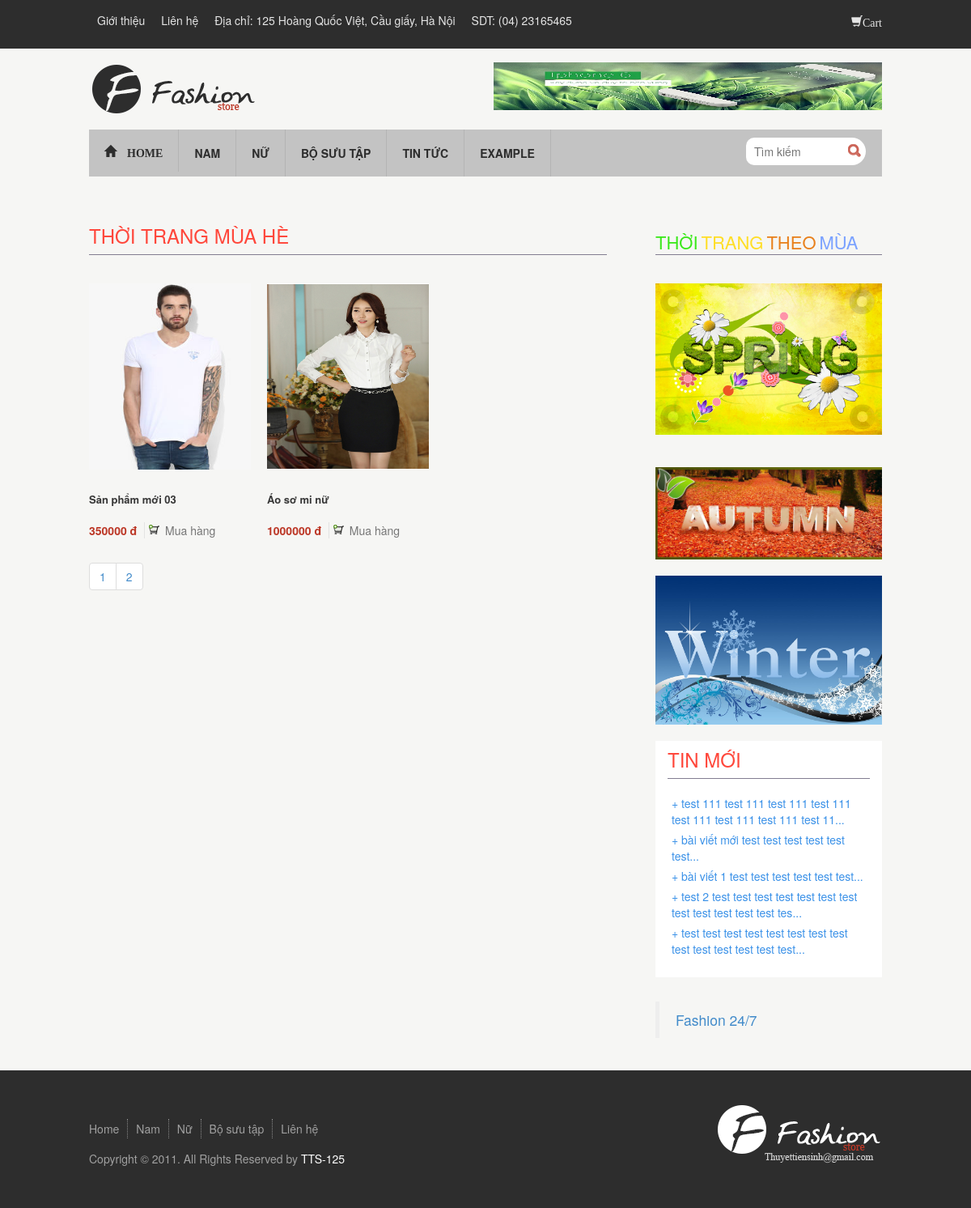
The app's page /index.php?controller=season_select&id=2 with its own data.
### tables this page shows
CREATE TABLE `tbl_advertise` (
  `pk_advertise_id` int(11) NOT NULL,
  `c_name` varchar(500) NOT NULL,
  `c_url` varchar(500) NOT NULL,
  `c_img` varchar(500) NOT NULL
);

CREATE TABLE `tbl_product` (
  `pk_product_id` int(11) NOT NULL,
  `fk_category_product_id` int(11) NOT NULL,
  `fk_season_id` int(11) NOT NULL,
  `c_name` varchar(500) NOT NULL,
  `c_description` varchar(4000) NOT NULL,
  `c_content` text NOT NULL,
  `c_img` varchar(1000) NOT NULL,
  `c_price` float NOT NULL,
  `c_hotproduct` int(11) NOT NULL DEFAULT '0',
  `c_selling_product` int(11) NOT NULL DEFAULT '0',
  `c_status` int(11) NOT NULL DEFAULT '1'
);

CREATE TABLE `tbl_season` (
  `pk_season_id` int(11) NOT NULL,
  `c_name` varchar(500) NOT NULL,
  `c_img` varchar(500) NOT NULL
);

CREATE TABLE `tbl_news` (
  `pk_news_id` int(11) NOT NULL,
  `c_name` varchar(500) NOT NULL,
  `c_description` varchar(1000) NOT NULL,
  `c_content` text NOT NULL,
  `c_img` varchar(500) NOT NULL
);

### index.php (called while the page is built, shortened)
<?php
	include "admin/model/model.php";
	$controller = isset($_GET["controller"]) ? $_GET["controller"]:"";
	$load_controller = "controller/controller_main.php";
	if(file_exists("controller/controller_".$controller.".php"))
		$load_controller = "controller/controller_".$controller.".php";
	include "view/view_layout.php";
?>

### controller/controller_advertise.php (called while the page is built)
<?php
	$arr_advertise = fetch_one("select * from tbl_advertise order by pk_advertise_id desc");
	include "view/view_advertise.php";
?>

### admin/model/model.php (called while the page is built, shortened)
<?php
	$db = mysqli_connect($hostname,$username,$password,$database);
	mysqli_set_charset($db,"UTF8");
	function fetch($sql){
		global $db;
		$result = mysqli_query($db,$sql);
		$arr = array();
		while($rows = mysqli_fetch_array($result))
			$arr[] = $rows;
		return $arr;
	}
	function fetch_one($sql){
		global $db;
		$query = mysqli_query($db,$sql);
		return mysqli_fetch_array($query);
	}
?>

### controller/controller_search.php (called while the page is built)
<?php
	include "view/view_search.php";
?>

### controller/controller_pagination.php (called while the page is built, shortened)
<?php
	$record_perpage = 15;
	$total_record = fetch_one("select count(*) as total from tbl_product");
	$num_page = ceil($total_record["total"]/$record_perpage);
	$page = isset($_GET["p"]) ? $_GET["p"]:0;
	$page = $page <= 0 ? 0:$page-1;
	$from = $page * $record_perpage;
?>

### controller/controller_season.php (called while the page is built)
<?php
	$arr_season = fetch("select * from tbl_season");
	include "view/view_season.php";
?>

### controller/controller_right.php (called while the page is built)
<?php include "controller/controller_season.php";?>
    <?php include "controller/controller_new_post.php";?>
    	<?php include "view/view_fanpage.php";?>

### controller/controller_new_post.php (called while the page is built)
<?php
	$arr_new_post = fetch("select * from tbl_news order by pk_news_id desc limit 0,5");
	include"view/view_new_post.php";
?>

### view/view_season_summer.php (the view)
<div id="main_content" class="colum_left">
    <div class="block">
        <h3 class="title_block">Thời trang mùa hè</h3>
        <div class="detail_block">
            <ul class="list_items">
                <?php
                   foreach ($arr_summer as $key) {
                ?>
                    <li>
                        <div class="thumb">
                            <a href="index.php?controller=detail_product&id=<?php echo $key["pk_product_id"];?>" class="full_img">
                                <img alt="" style="height:230px;"  src="<?php echo isset($key["c_img"]) ? $key["c_img"]:"" ;?>">
                            </a>
                        </div>
                        <div class="info">
                            <h2 class="title_items">
                                <a  href="index.php?controller=detail_product&id=<?php echo $key["pk_product_id"]?>" class="full_img"><?php echo $key["c_name"];?></a>
                            </h2>
                            <p>
                                <span class="price">
                                    <?php echo $key["c_price"];?> đ
                                </span>
                                <a class="buy" href="index.php?controller=cart&act=add&id=<?php echo $key["pk_product_id"];?>">Mua hàng</a>
                            </p>
                        </div>
                    </li>
                <?php } ?>
            </ul>
        </div>
    </div>
    <div class="clearfix">
        <ul class="pagination" style="margin: 0px; padding: 0px; ">
            <?php
                for($i=1; $i<=$num_page; $i++) {
            ?>
            <li><a href="index.php?controller=product&p=<?php echo $i;?>"><?php echo $i;?></a></li>
            <?php } ?>
        </ul>
    </div>
</div>

### view/view_layout.php (shortened to what this page needs)
<!DOCTYPE html PUBLIC>
<html>
<head>
    <link href="public/css/reset.css" rel="stylesheet" type="text/css"/>
    <link href="public/css/style.css" rel="stylesheet" type="text/css"/>
    <link href="public/bootstrap/css/bootstrap.min.css" rel="stylesheet" type="text/css"/>
    <link href="public/bootstrap/css/jquery-3.1.0.min.js" rel="stylesheet" type="text/js"/>
</head>
<body>
<div id="wrapper">
    <?php include "view/view_header.php";?>
    <div id="top_content" class="clearfix">
        <?php
            if(isset($load_controller))
                include $load_controller;
        ?>
            </div>
    </div>
    <?php include "view/view_footer.php";?>
</div>
</body>
</html>

### view/view_header.php
<div id="top_header" >
    <div class="wp_inner clearfix">
        <ul id="top_menu" class="clearfix">
            <li><a href="index.php?controller=about">Giới thiệu</a></li>
            <li><a href="index.php?controller=contact">Liên hệ</a></li>
            <li><a>Địa chỉ: 125 Hoàng Quốc Việt, Cầu giấy, Hà Nội</a></li>
            <li><a>SDT: (04) 23165465</a></li>
        </ul>
        <div id="action_cart">
            <a  href="index.php?controller=cart" class="glyphicon glyphicon-shopping-cart">Cart</a>
        </div>
    </div>
</div>
<div class="wp_inner">
    <div id="header">
        <div id="second_header">
            <div class="top clearfix">
                <a id="logo" href="index.php"><img alt=""   src="public/images/logo.png"/></a>
               <?php include "controller/controller_advertise.php";?>
            </div>
            <div id="wp_main_nav" class="clearfix" >
                <ul id="main_nav" >
                    <li class="<?php echo isset($_GET["controller"])&&$_GET["controller"]=="main"?"active_menu":"";?>"><a class="glyphicon glyphicon-home" href="index.php?controller=main"> Home</a></li>
                    <li class="<?php echo isset($_GET["controller"])&&$_GET["controller"]=="male"?"active_menu":"";?>"><a href="index.php?controller=male">Nam</a></li>
                    <li class="<?php echo isset($_GET["controller"])&&$_GET["controller"]=="female"?"active_menu":"";?>"><a href="index.php?controller=female">Nữ</a></li>
                    <li class="<?php echo isset($_GET["controller"])&&$_GET["controller"]=="gallery"?"active_menu":"";?>"><a href="index.php?controller=gallery">Bộ sưu tập</a></li>
                    <li class="<?php echo isset($_GET["controller"])&&$_GET["controller"]=="news"?"active_menu":"";?>"><a href="index.php?controller=news">Tin tức</a></li>
                    <li class="<?php echo isset($_GET["controller"])&&$_GET["controller"]=="example"?"active_menu":"";?>"><a href="index.php?controller=example">Example</a></li>
                </ul>
                <?php include "controller/controller_search.php";?>
            </div>
        </div>
    </div>

### view/view_advertise.php
 <div id="ads_1">
    <a href="<?php echo isset($arr_advertise['c_url'])?$arr_advertise['c_url']:"";?>"><img alt=""  src="./<?php echo isset($arr_advertise['c_img'])?$arr_advertise['c_img']:"";?>"></a>
</div>

### view/view_search.php
<div id="search">
    <form>
        <input type="text" placeholder="Tìm kiếm">
        <input type="submit" value="">
    </form>
</div>

### controller/controller_season_select.php (shortened to what this page needs)
<?php
	include "controller/controller_pagination.php";
	$id = isset($_GET["id"]) ? $_GET["id"]:0;
	if($id==1){
		$arr_spring = fetch("select * from tbl_product where fk_season_id = 1 and c_status = 1 order by pk_product_id desc limit $from,$record_perpage");
		include "view/view_season_spring.php";
		include "controller/controller_right.php";
	}
	else if($id==2){
			$arr_summer = fetch("select * from tbl_product where fk_season_id = 2 and c_status = 1 order by pk_product_id desc limit $from,$record_perpage");
			include "view/view_season_summer.php";
			include "controller/controller_right.php";
		}
?>

### view/view_season.php
<div id="sidebar" class="colum_right season_right">
    <div class="detail_season">
        <span class="title_block">
        <span style="color:#39E819;font-size:22px;">THỜI</span>
        <span style="color:#FFDE27;font-size:22px; ">TRANG</span>
        <span style="color:#E8801C;font-size:22px;">THEO</span>
        <span style="color:#7BA2FF;font-size:22px;">MÙA</span>
    </span>
    </div>
    <div class="ads">
        <?php
        foreach ($arr_season as $key) {
         ?>
            <div class="ads mgt20">
                <a href="index.php?controller=season_select&id=<?php echo $key["pk_season_id"];?>"><img alt="" style="max-width: 280px;" src="<?php echo isset($key["c_img"])?$key["c_img"]:"";?>"></a>
            </div>
        <?php }?>
    </div>

### view/view_new_post.php
<div class="block mgt20 exp_sidebar">
    <h2 class="title_block">Tin mới</h2>
    <div class="detail_block">
        <ul class="exp">
            <?php
                foreach ($arr_new_post as $key) {
            ?>
                <li><a href="index.php?controller=detail_news&id=<?php echo $key["pk_news_id"];?>">
                    <?php
                        $str = $key["c_name"];
                        echo "<span>+ </span>".substr($str, 0,70)."...";
                    ?>
                </a></li>
            <?php  } ?>
        </ul>
    </div>
</div>

### view/view_fanpage.php (shortened to what this page needs)
        <div style="margin-top: 30px; " class="fb-page" data-href="https://www.facebook.com/Fashion-247-1815355935362704/" data-tabs="timeline" data-height="350" data-small-header="false" data-adapt-container-width="true" data-hide-cover="false" data-show-facepile="true"><blockquote cite="https://www.facebook.com/Fashion-247-1815355935362704/" class="fb-xfbml-parse-ignore"><a href="https://www.facebook.com/Fashion-247-1815355935362704/">Fashion 24/7</a></blockquote></div>
</div>

### view/view_footer.php
<div id="footer">
        <div class="wp_inner clearfix">
            <div class="left">
                <ul id="menu_bottom">
                    <li><a href="index.php?controller=main">Home</a></li>
                    <li><a href="index.php?controller=male">Nam</a></li>
                    <li><a href="index.php?controller=female">Nữ</a></li>
                    <li><a href="index.php?controller=gallery">Bộ sưu tập</a></li>
                    <li><a href="index.php?controller=contact">Liên hệ</a></li>
                </ul>
                <p class="copyright">
                    Copyright © 2011. All Rights Reserved by <a href="http://www.facebook.com/thuyettiensinh">TTS-125</a>
                </p>
            </div>
            <div class="right">
                    <img alt=""  src="public/images/logo_tts.png">
            </div>
        </div>
    </div>

### public/css/style.css (style rules this page uses)
body { font-family: arial;font-size: 13px; }
#wrapper { background: #f6f6f4; }
.wp_inner { width: 980px; margin: 0px auto; }
#top_header, #footer { background:#2d2d2d; }
#top_header { padding: 10px 0px; }
#top_menu { float: left; }
#top_menu li a { color: #e5e5e5 !important; }
#action_cart { float: right; }
#action_cart a { color: #e5e5e5; text-decoration: none; line-height: 30px; }
#top_menu li { float: left; }
#top_menu li a { padding: 5px 10px; color: #999999; display: block; }
#second_header .top { padding: 17px 0px; }
#logo { float: left; }
#ads_1 { float: right; height: 59px; width: 480px; overflow: hidden; }
#ads_1 img { height: 59px; width: 480px; }
#wp_main_nav { background: #c3c3c3;height: 58px; }
#main_nav { float: left; }
#main_nav li { float: left; border-right:1px solid #b4b4b4; }
#main_nav li a { color: #2d2d2d;padding: 19px;text-transform: uppercase;display: block;font-weight: bold; }
#search { float: right;border-radius: 26px;background: #fff; margin: 10px 20px; }
#search input[type="text"] { width: 120px;padding: 7px 10px;float: left;display: block;border: none;border-radius: 10px; }
#search input[type="submit"] { background: url(../images/icon_search.png) no-repeat 5px 6px;width: 28px;border: none;padding: 7px 9px; }
.colum_left { width: 640px; float: left; }
.colum_right { width: 280px; float: right; }
#top_content { padding: 20px 0px; }
.season_right { margin-top: 35px; }
.detail_season { border-bottom: 1px solid #827D91;margin-bottom: 35px; }
.block .title_block { color:#FF473B; text-transform: uppercase; padding: 10px 0px; font-size: 24px; border-bottom: 1px solid #827D91; font-weight: normal; }
#main_content .block .detail_block { padding-top: 25px; }
.list_items li { width: 200px; float: left; margin: 0px 20px 20px 0px; }
.list_items li .thumb { height: 230px; }
.list_items li .buy { background: url(../images/cart.png) no-repeat left center;padding-left: 20px;color: #767676; }
h2.title_items { font-size: 12px; padding: 10px 0px; }
h2.title_items a { font-size: 13;color: #373737;font-weight: 700; }
.price { font-weight: bold; color: #bc3726; padding-right: 5px; border-right: 1px solid #e3e3e3; margin-right: 5px; }
.exp_sidebar { background: #fff; padding: 0px 15px; }
#sidebar .block .detail_block { padding: 10px 0px; }
.exp_sidebar a { color: #3A91E8;padding: 0px 5px 5px 5px ;display: block; }
#footer { padding: 25px 0px; }
#footer .left { float: left; }
#footer .right { float: right; }
#menu_bottom { float: left; margin-top: 30px; }
#menu_bottom li { float: left; padding: 5px 10px; padding: 5px 0px; }
#menu_bottom li a { color: #a0a0a0;padding: 2px 10px;display: block;border-right: 1px dotted #888888; }
#menu_bottom li:first-child a { padding-left: 0; }
#menu_bottom li:last-child a { border-right: 0; }
p.copyright { color: #a0a0a0; }
p.copyright a { color: #fff; }

### records on screen
tbl_advertise: c_img (picture)
tbl_product: c_img (picture), c_name "Sản phẩm mới 03", c_price "350000"
tbl_product: c_img (picture), c_name "Áo sơ mi nữ", c_price "1000000"
tbl_season: c_img (picture)
tbl_season: c_img (picture)
tbl_season: c_img (picture)
tbl_news: c_name "test 111 test 111 test 111 test 111 test 111 test 111 test 111 test 11"
tbl_news: c_name "bài viết mới test test test test test test"
tbl_news: c_name "bài viết 1 test test test test test test"
tbl_news: c_name "test 2 test test test test test test test test test test test test tes"
tbl_news: c_name "test test test test test test test test test test test test test test"
